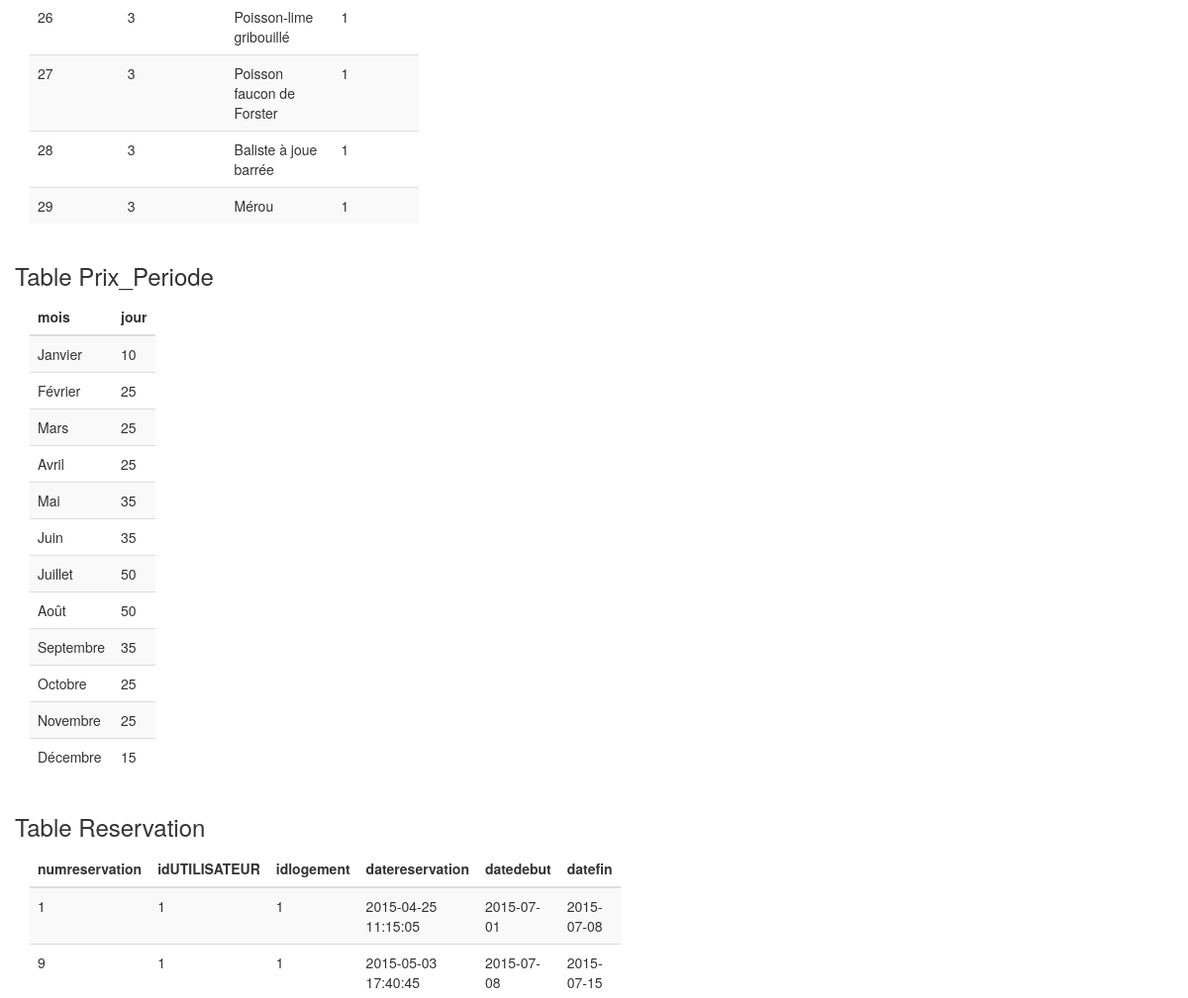
Page /administration.php (middle part) on the earlier database version.
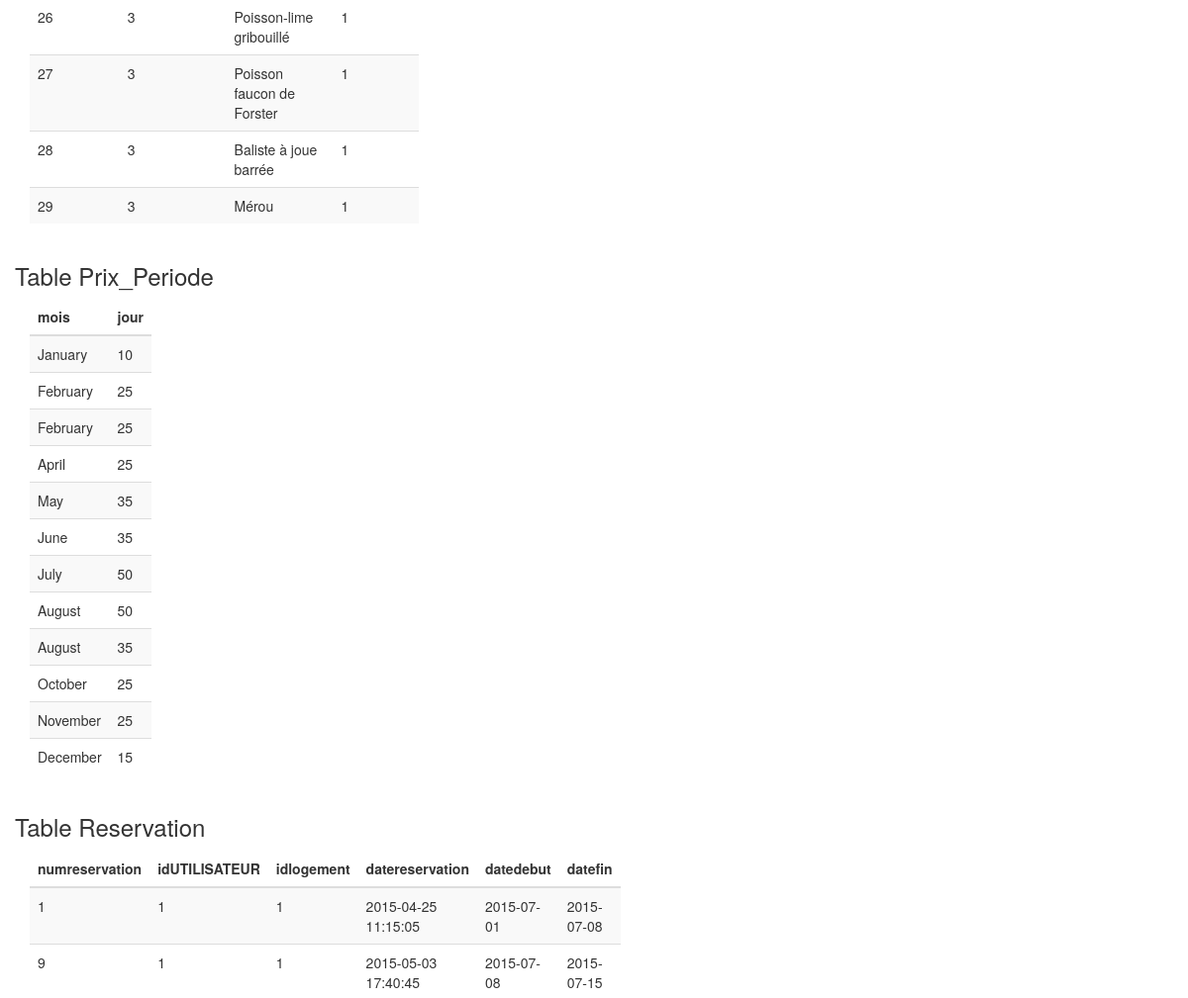
Same page on the later database version.
### tables this page shows
CREATE TABLE IF NOT EXISTS `logement` (
  `idlogement` int(11) NOT NULL AUTO_INCREMENT,
  `idcategorie` int(5) DEFAULT NULL,
  `nomlogement` varchar(50) DEFAULT NULL,
  `idcamping` int(11) DEFAULT NULL,
  `image` varchar(100) DEFAULT NULL,
  PRIMARY KEY (`idlogement`),
  UNIQUE KEY `nomlogement` (`nomlogement`),
  KEY `FK_logement_camping` (`idcamping`),
  KEY `FK_logement_categorie` (`idcategorie`)
);

CREATE TABLE IF NOT EXISTS `prix_periode` (
  `mois` varchar(30) DEFAULT NULL,
  `ajout` int(11) DEFAULT NULL
);

CREATE TABLE IF NOT EXISTS `reservation` (
  `numreservation` int(11) NOT NULL AUTO_INCREMENT,
  `idUTILISATEUR` int(11) DEFAULT NULL,
  `idlogement` int(11) DEFAULT NULL,
  `datereservation` datetime DEFAULT NULL,
  `datedebut` date DEFAULT NULL,
  `datefin` date DEFAULT NULL,
  PRIMARY KEY (`numreservation`),
  KEY `FK_reservation_utilisateur` (`idUTILISATEUR`),
  KEY `FK_reservation_logement` (`idlogement`)
);

### src/administration.php (the view, shortened to what this page needs)
<?php
include 'BDD_connect.php';
$logementTable = $pdo->prepare("SELECT idlogement, idcategorie, nomlogement, idcamping, image FROM logement");
$logementTable->execute();
$prix_periodeTable = $pdo->prepare("SELECT mois, ajout FROM prix_periode");
$prix_periodeTable->execute();
$reservationTable = $pdo->prepare("SELECT numreservation, idUTILISATEUR, idlogement, datereservation, datedebut, datefin FROM reservation");
$reservationTable->execute();
?>
<!DOCTYPE html>
<html lang="fr">
<head>
    <link href="../css/bootstrap.min.css" rel="stylesheet">
    <link href="../css/starter-template.css" rel="stylesheet">
    <link rel="stylesheet" href="../css/datepicker.css">
</head>
<body>
<div id="wrap">
    <div class="container">
        <div class="row">
            <div class="container-fluid col-md-1">
                <table class="table table-striped">
                    <tbody>
                    <?php
                    while ($logement = $logementTable->fetch()) {
                        ?>
                        <tr>
                            <?php
                            for ($i = 0; $i < 4; $i++) {
                                ?>
                                <td> <?php echo $logement[$i]; ?> </td>
                            <?php
                            }
                            ?>
                        </tr>
                    <?php
                    }
                    ?>
                    </tbody>
                </table>
            </div>
        </div>
        <div class="row">
            <h3>Table Prix_Periode</h3>
            <div class="container-fluid col-md-1">
                <table class="table table-striped">
                    <thead>
                    <tr>
                        <th>mois</th>
                        <th>jour</th>
                    </tr>
                    </thead>
                    <tbody>
                    <?php
                    while ($prix_periode = $prix_periodeTable->fetch()) {
                        ?>
                        <tr>
                            <?php
                            for ($i = 0; $i < 2; $i++) {
                                ?>
                                <td> <?php echo $prix_periode[$i]; ?> </td>
                            <?php
                            }
                            ?>
                        </tr>
                    <?php
                    }
                    ?>
                    </tbody>
                </table>
            </div>
        </div>
        <div class="row">
            <h3>Table Reservation</h3>
            <div class="container-fluid col-md-1">
                <table class="table table-striped">
                    <thead>
                    <tr>
                        <th>numreservation</th>
                        <th>idUTILISATEUR</th>
                        <th>idlogement</th>
                        <th>datereservation</th>
                        <th>datedebut</th>
                        <th>datefin</th>
                    </tr>
                    </thead>
                    <tbody>
                    <?php
                    while ($reservation = $reservationTable->fetch()) {
                        ?>
                        <tr>
                            <?php
                            for ($i = 0; $i < 6; $i++) {
                                ?>
                                <td> <?php echo $reservation[$i]; ?> </td>
                            <?php
                            }
                            ?>
                        </tr>
                    <?php
                    }
                    ?>
                    </tbody>
                </table>
            </div>
        </div>
    </div>
</div>
</body>
</html>d

### css/starter-template.css (style rules this page uses)
html, body { height: 100%; }
#wrap { min-height: 100%; height: auto; margin: 0 auto -60px; padding: 0 0 60px; }

Differences in the rows shown:
removed prix_periode: mois "Janvier", ajout "10"
removed prix_periode: mois "Février", ajout "25"
removed prix_periode: mois "Mars", ajout "25"
removed prix_periode: mois "Avril", ajout "25"
removed prix_periode: mois "Mai", ajout "35"
removed prix_periode: mois "Juin", ajout "35"
removed prix_periode: mois "Juillet", ajout "50"
removed prix_periode: mois "Août", ajout "50"
removed prix_periode: mois "Septembre", ajout "35"
removed prix_periode: mois "Octobre", ajout "25"
removed prix_periode: mois "Novembre", ajout "25"
removed prix_periode: mois "Décembre", ajout "15"
added prix_periode: mois "January", ajout "10"
added prix_periode: mois "February", ajout "25"
added prix_periode: mois "February", ajout "25"
added prix_periode: mois "April", ajout "25"
added prix_periode: mois "May", ajout "35"
added prix_periode: mois "June", ajout "35"
added prix_periode: mois "July", ajout "50"
added prix_periode: mois "August", ajout "50"
added prix_periode: mois "August", ajout "35"
added prix_periode: mois "October", ajout "25"
added prix_periode: mois "November", ajout "25"
added prix_periode: mois "December", ajout "15"
